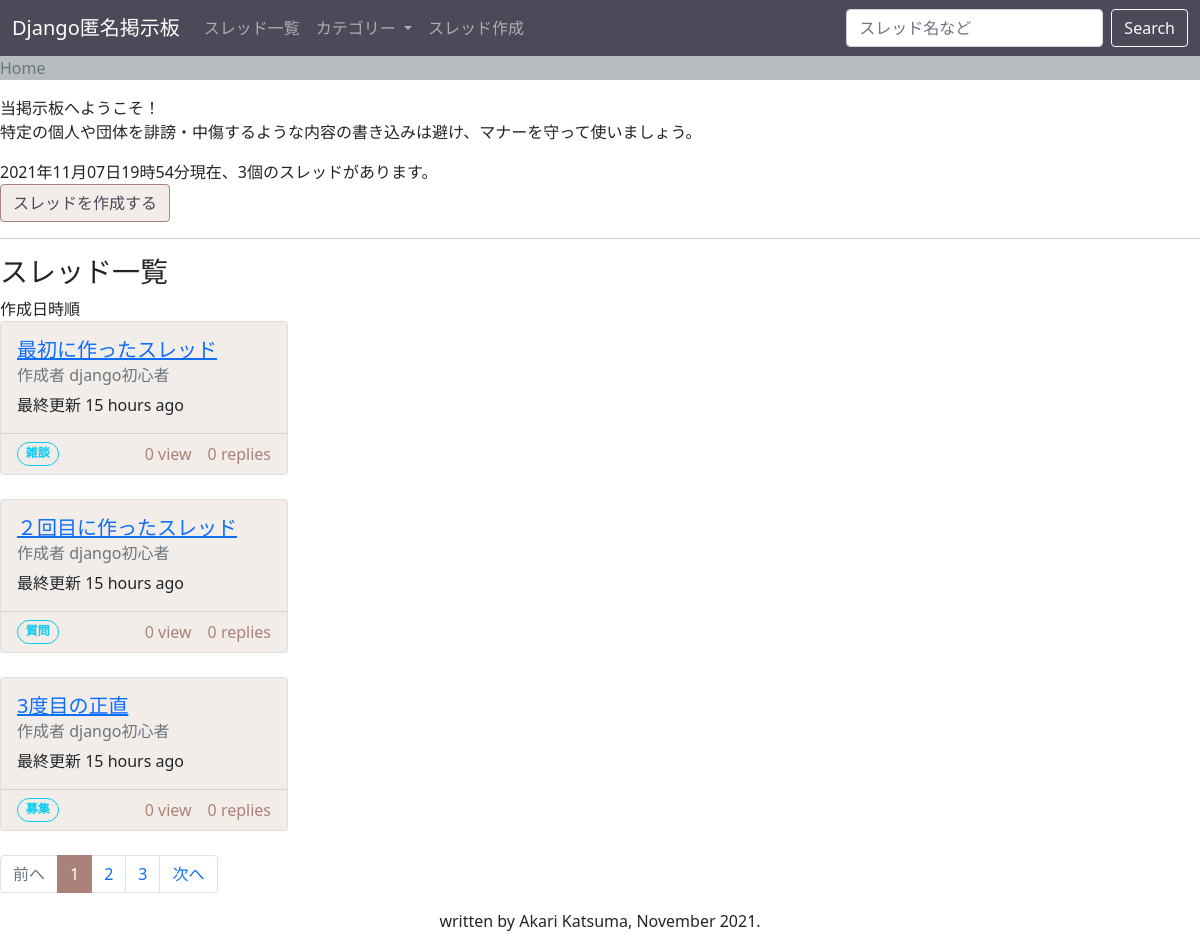
The app's page /, older data.
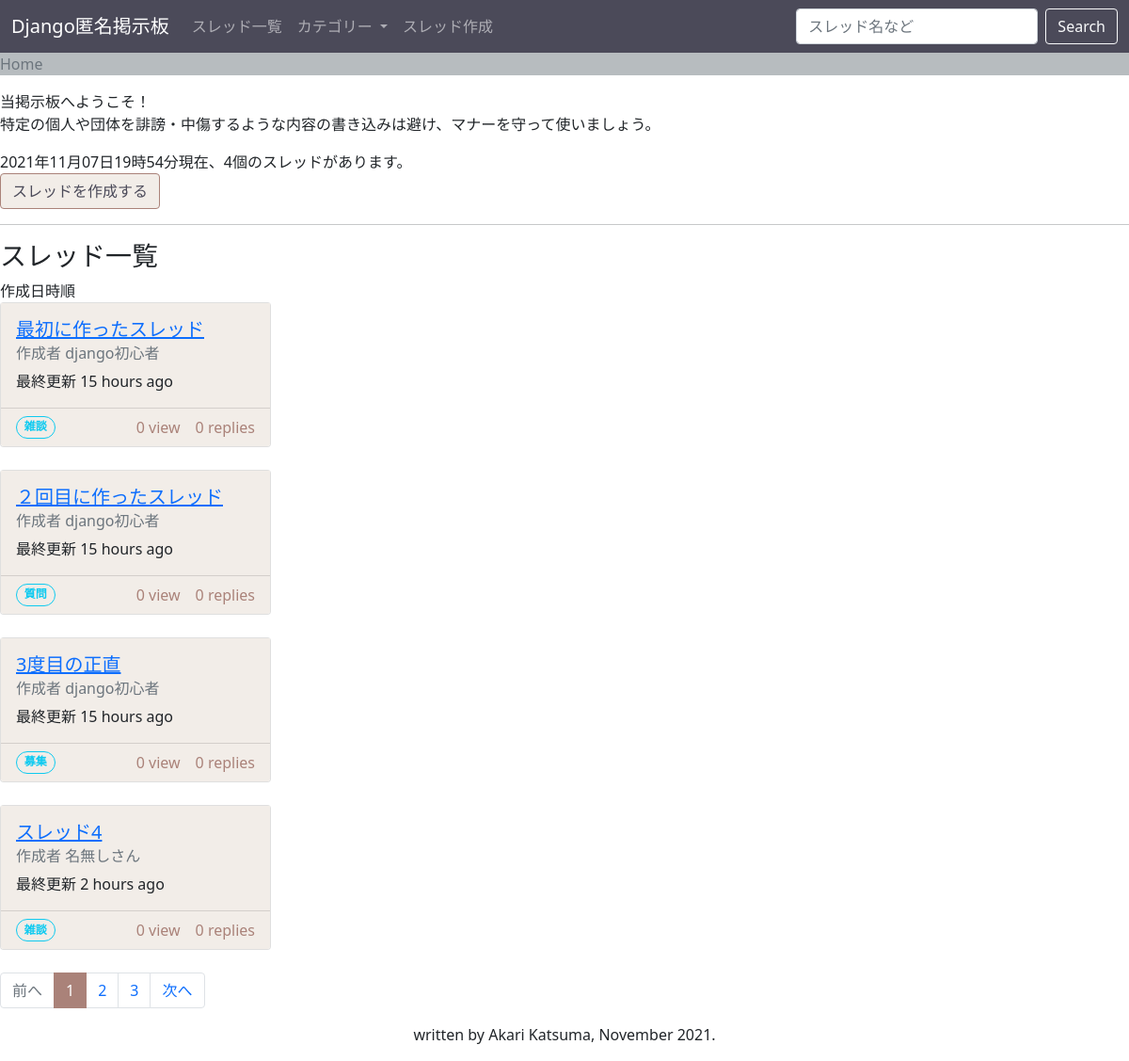
The same page, newer data.
### keijiban/models.py (models this page shows, shortened)
class Thread(models.Model):
    title = models.CharField(
        max_length=255,
        blank=False,
        null=False,
        default="無題")
    view = models.IntegerField(
        blank=True,
        null=False,
        default=0)
    category = models.ForeignKey(
        Category,
        null=True,
        on_delete=models.SET_NULL)

class Post(models.Model):
    IPaddress = models.GenericIPAddressField(
        blank=False,
        null=False)
    ipID = models.CharField(
        max_length=8,
        blank=True,
        null=False,
        default="xxxxxxxx")
    created = models.DateTimeField(
        auto_now_add=True,
        editable=False,
        blank=False,
        null=False)
    name = models.CharField(
        max_length=15,
        blank=False,
        null=False,
        default="名無しさん")
    body = models.TextField(
        max_length=255,
        blank=False,
        null=False)
    thread = models.ForeignKey(
        Thread,
        on_delete=models.CASCADE)
    tags = models.ManyToManyField(
        Tag,
        blank=True)

class Category(models.Model):
    name = models.CharField(
        max_length=255,
        blank=False,
        null=False,)
    def __str__(self):
        return self.name

### keijiban/views.py (the view)
# urls.py: path('', Index.as_view(), name="index"),
class Index(ListView):
    model = Thread
    paginated_by = 10

### keijiban/templates/keijiban/thread_list.html (shortened to what this page needs)
{% extends "_base.html" %}
{% load humanize %}
{% load static %}
{% block pageTitle %}
<link rel="stylesheet" type="text/css" href="{% static 'scss/indexTable.css' %}">
{% endblock %}
{% block main %}
<p>
    当掲示板へようこそ！<br>
    特定の個人や団体を誹謗・中傷するような内容の書き込みは避け、マナーを守って使いましょう。
</p>
<div>
    {% now "Y年m月d日H時i分" %}現在、{{ object_list | length | intcomma }}個のスレッドがあります。<br>
    <a class="btn" style="background:#f2ede8; color:#4B4A59; border: 1px solid #AA8279;" href="{% url 'create' %}" role="button">スレッドを作成する</a><br>
</div>
<hr>
<h3>スレッド一覧</h3>
{% if object_list %}
    作成日時順<br>
    {% for t in object_list %}
    <div class="card" style="width: 18rem;">
        <div class="card-body" style="background:#f2ede8;">
            <a href="{% url 'thread' t.id %}">
                <h5 class="card-title">{{ t.title }}</h5>
            </a>
            <h6 class="card-subtitle mb-2 text-muted">作成者 {{ t.post_set.first.name }}</h6>
            <p class="card-text">最終更新 {{ t.post_set.last.created | naturaltime }}</p>
        </div>
        <div class="card-footer" style="display: flex;justify-content: space-between; background:#f2ede8; color:#AA8279;">
            <span class="badge rounded-pill text-info  border border-info badge-outlined">{{t.category}}</span>{{t.view| intcomma }} view　{{t.post_set.all| length | add:"-1"}} replies
        </div>
    </div>
    <br>
    {% endfor %}
    <nav aria-label="...">
        <ul class="pagination">
            <li class="page-item disabled">
                <span class="page-link" href="#" tabindex="-1" aria-disabled="true">前へ</span>
            </li>
            <li class="page-item active" aria-current="page">
                <span class="page-link" style="background-color: #AA8279; border-color: #AA8279;" href="#">1</span>
            </li>
            <li class="page-item"><a class="page-link" href="#">2</a></li>
            <li class="page-item"><a class="page-link" href="#">3</a></li>
            <li class="page-item">
                <a class="page-link" href="#">次へ</a>
            </li>
        </ul>
    </nav>
{% else %}
    <p>まだスレッドはありません。新しいスレッドを作りませんか？</p>
{% endif %}
{% endblock %}

Row changes from the older to the newer data that the page shows:
added Thread: title "スレッド4", post_set.first.name "名無しさん", post_set.last.created "2 hours ago", category "雑談", view "0", post_set.all|length "0"
Text that changed along with them:
{{ object_list | length | intcomma }}: "3" → "4"
